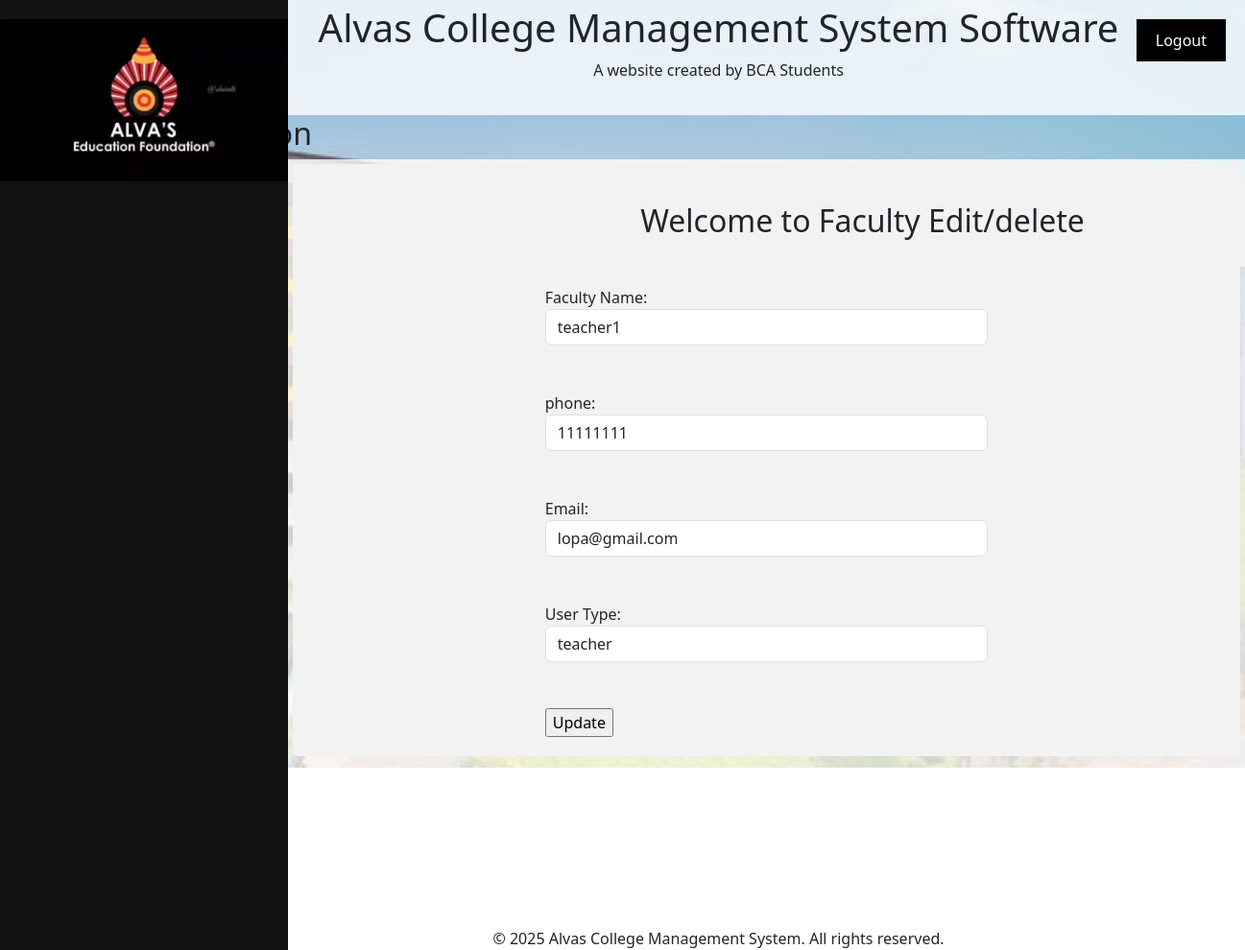
The app's page /edit_faculty.php?id=1 with its own data.
### tables this page shows
CREATE TABLE `faculty` (
  `id` int(11) NOT NULL,
  `faculty_name` varchar(60) NOT NULL,
  `password` varchar(255) NOT NULL,
  `email` varchar(60) NOT NULL,
  `phone` varchar(60) NOT NULL,
  `usertype` varchar(60) NOT NULL
);

### edit_faculty.php (the view, shortened to what this page needs)
<!DOCTYPE html>
<html lang="en">
<head>
    <link href="https://cdn.jsdelivr.net/npm/bootstrap@5.3.3/dist/css/bootstrap.min.css" rel="stylesheet"
>
</head>
</head>
<?php
include 'sidebar.php';
include 'header.php';
?>
<body>
    <h2>Edit User Information</h2>
    <div class="dashboard">
        <div class="content">
            <div class="widget">
                <?php
                include 'db_connection.php';
                if (isset($_GET['id'])) {
                    $id = $_GET['id'];
                    $sql = "SELECT * FROM faculty WHERE id = $id";
                    $result = $conn->query($sql);
                    if ($result->num_rows > 0) {
                        $row = $result->fetch_assoc();
                        $faculty_name = $row['faculty_name'];
                        $phone = $row['phone'];
                        $email = $row['email'];
                        $usertype = $row['usertype'];
                        ?>
                        <form action="update_staff.php" method="post">
                            <div class="form-group">
                                <div class="row">
                                    <div class="widget">
                                        <h2 style="  text-align: center; ">Welcome to Faculty Edit/delete</h2>
                                    </div>
                                    <div class="col-md-3"></div>
                                    <div class="col-md-6">
                                        <label for="username">Faculty Name:</label><br>
                                        <input type="text" id="faculty_name" class="form-control" name="faculty_name"
                                            value="<?php echo $faculty_name; ?>" required><br><br>
                                        <label for="password">phone:</label><br>
                                        <input type="text" id="phone" class="form-control" name="phone"
                                            value="<?php echo $phone; ?>" required><br><br>
                                        <label for="firstname">Email:</label><br>
                                        <input type="text" id="email" class="form-control" name="email"
                                            value="<?php echo $email; ?>" required><br><br>
                                        <label for="lastname">User Type:</label><br>
                                        <input type="text" id="usertype" class="form-control" name="usertype"
                                            value="<?php echo $usertype; ?>" required><br><br>
                                        <input type="submit" value="Update">
                                    </div>
                                </div>
                                <?php
                    } else {
                        echo "User not found.";
                    }
                } else {
                    echo "User ID not provided.";
                }
                ?>
                    </div>
            </div>
        </div>
    </div>
</body>
<?php
include 'footer.php';
?>
</html>

### style.css (style rules this page uses)
.dashboard { background-color: rgba(255, 255, 255, 0.8); padding: 05px; position: relative; height: 100%; margin-left:200px; }

### edit_faculty.php (style rules this page uses)
.widget { background-color: #f2f2f2; padding: 20px; margin-left: 100px; margin-bottom: 20px; border-radius: 5px; }
.widget h2 { margin-top: 0; }
body { background-image: url('image/c2.jpg'); background-size: cover; background-position: center; background-repeat: no-repeat; height: 100vh; }

### records on screen
faculty: faculty_name "teacher1", phone "11111111", email "lopa@gmail.com", usertype "teacher"
